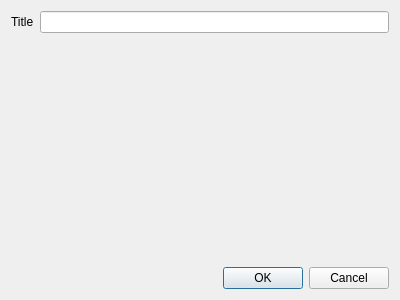
<?xml version="1.0" encoding="UTF-8"?>
<ui version="4.0">
 <class>ParametersDialog</class>
 <widget class="QDialog" name="ParametersDialog">
  <property name="geometry">
   <rect>
    <x>0</x>
    <y>0</y>
    <width>400</width>
    <height>300</height>
   </rect>
  </property>
  <property name="windowTitle">
   <string>Dialog</string>
  </property>
  <layout class="QVBoxLayout" name="verticalLayout">
   <item>
    <layout class="QFormLayout" name="formLayout">
     <item row="0" column="0">
      <widget class="QLabel" name="titleLabel">
       <property name="text">
        <string>Title</string>
       </property>
      </widget>
     </item>
     <item row="0" column="1">
      <widget class="QLineEdit" name="_window_title"/>
     </item>
    </layout>
   </item>
   <item>
    <widget class="QDialogButtonBox" name="buttonBox">
     <property name="orientation">
      <enum>Qt::Horizontal</enum>
     </property>
     <property name="standardButtons">
      <set>QDialogButtonBox::Cancel|QDialogButtonBox::Ok</set>
     </property>
    </widget>
   </item>
  </layout>
 </widget>
 <resources/>
 <connections>
  <connection>
   <sender>buttonBox</sender>
   <signal>accepted()</signal>
   <receiver>ParametersDialog</receiver>
   <slot>accept()</slot>
   <hints>
    <hint type="sourcelabel">
     <x>248</x>
     <y>254</y>
    </hint>
    <hint type="destinationlabel">
     <x>157</x>
     <y>274</y>
    </hint>
   </hints>
  </connection>
  <connection>
   <sender>buttonBox</sender>
   <signal>rejected()</signal>
   <receiver>ParametersDialog</receiver>
   <slot>reject()</slot>
   <hints>
    <hint type="sourcelabel">
     <x>316</x>
     <y>260</y>
    </hint>
    <hint type="destinationlabel">
     <x>286</x>
     <y>274</y>
    </hint>
   </hints>
  </connection>
 </connections>
</ui>
